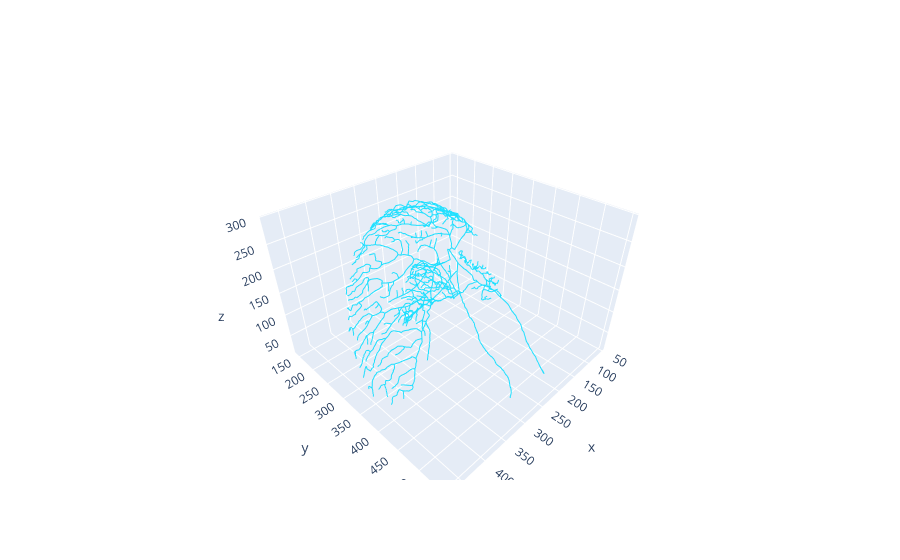

The code cell stored with this chart in its notebook:
### Code cell
h.load_file("stdlib.hoc")
h.load_file("import3d.hoc")
def load_neuron_model(hoc_file_path):
    """
    Load a neuron model from a hoc file, set up the NEURON environment,
    and allow for flexible naming of the NEURON object.

    """
    # Import NEURON module and load the hoc file
    h.load_file(hoc_file_path)

    # Create a PlotShape object for visualization
    ps = h.PlotShape(True)
    ps.plot(plotly).show()

    neuron_obj = h
    return neuron_obj

hocpath = "/Users/samme/Library/CloudStorage/OneDrive-Emory/Lab/LGMD_project/code/Python_Neuron/LGMD_Complete_Construction_NodesRemoved.hoc"
LGMD1 = load_neuron_model(hocpath)
